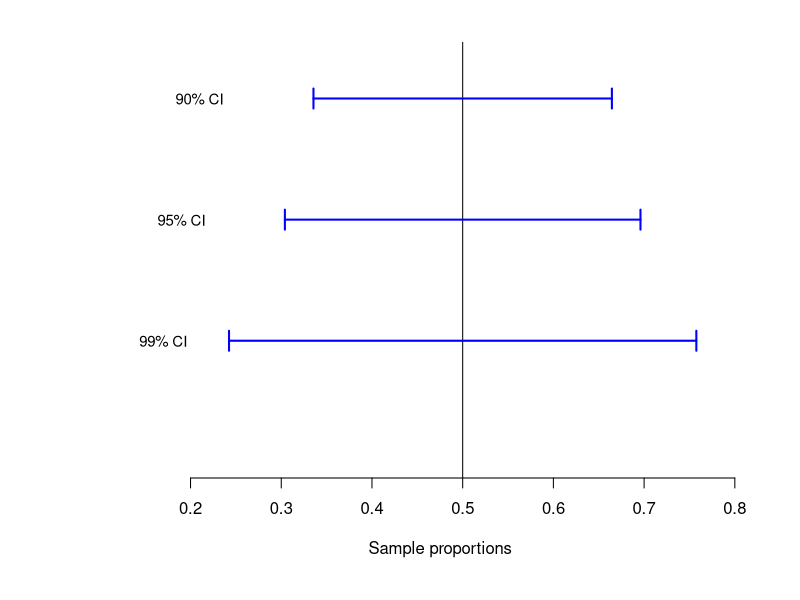

This chart was generated by the following R code:
## ---- chunk 1
phat <- 0.5
n <- 25

sep <- sqrt( phat*(1 - phat) / n )
levels <- c(0.90, 0.95, 0.99, 0.997)
zs <- qnorm( 1 - (1 - levels) / 2)
mes <- sep * zs

par( mar = c(6, 5, 2, 1) + 0.1)
plot( c(0.13, 0.82),
      c(0, 1), 
      axes = FALSE, 
      xlab = "Sample proportions",
      ylab = "", 
      main = "", 
      type = "n")
axis(side = 1)
abline(v = phat)


### abel the confidence level on the left
arrows(phat - mes[1], 0.9,    
       phat + mes[1], 0.9,    
       code = 3, 
       angle = 90, 
       length = 0.1,
       col = "blue", 
       lwd = 2, 
       ylim = c(0, 0.35))
text(0.21, 0.9,
     "90% CI", 
     cex = 0.9)

arrows(phat - mes[2], 0.6, 
       phat + mes[2], 0.6, 
       code = 3,
       angle = 90,		
       length = 0.1,
       col = "blue", 
       lwd = 2,
       ylim = c(0, 0.35))
text(0.19, 0.6, 
     "95% CI", 
     cex = 0.9)

arrows(phat - mes[3], 0.3, 
       phat + mes[3], 0.3, 
       code = 3, 
       angle = 90, 
       length = 0.1,
       col = "blue", 
       lwd = 2, 
       ylim = c(0, 0.35))
text(0.17, 0.3,
     "99% CI", 
     cex = 0.9)
